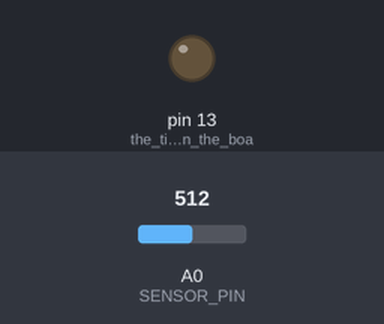
Bench run of a sketch on a simulated Arduino Uno, built with avr-gcc and run on an emulated ATmega328P. Shown: output pins drawn as LEDs (lit = HIGH). Inputs (shaded band) come from the test bench; at power-on: A0 (SENSOR_PIN) = 512. What the sketch prints to the serial monitor is not drawn.

Above: at 1.2 s.
1.3 s: A0 (SENSOR_PIN) set to 716
Timing chart, 0 to 4.3 s (numbered marks = the images above; inputs shaded):
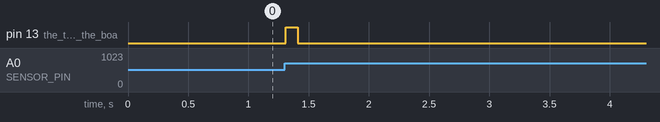

The sketch:

storry_light_sensor__1_.ino
```cpp
// Storry motion sensor (photoresistor)
// ---------------------------------------------------------------------------
// THE RULE:
//   Compare the newest light reading with each of the two readings before it.
//   If ANY of those differences is more than 15  -> MOTION    (the story continues).
//   If none of them is more than 15              -> NO motion (the story pauses).
//   (Exactly 15 apart still counts as no motion. It has to be over 15.)

const int SENSOR_PIN = A0;         // the pin the photoresistor circuit is wired to
const int MOTION_THRESHOLD = 15;   // a difference bigger than this many counts = motion
const int SAMPLE_MS = 50;          // wait between readings (50 ms = 20 readings a second)

int older = 0;     // the reading from two steps ago
int previous = 0;  // the reading from one step ago

void setup() {
  Serial.begin(9600);              // talk over USB at 9600 "baud". The app expects exactly this.
  pinMode(LED_BUILTIN, OUTPUT);    // the tiny light on the board (pin 13 on an Uno)

  // Start both "previous" readings equal to the first real reading,
  // so the sketch does not think there is motion when it powers on.
  int first = analogRead(SENSOR_PIN);
  older = first;
  previous = first;
}

void loop() {
  int current = analogRead(SENSOR_PIN);   // 0 (pitch dark) to 1023 (very bright)

  // How far is the newest reading from each of the last two readings?
  int changeFromPrevious = abs(current - previous);
  int changeFromOlder    = abs(current - older);

  // Motion means at least one of those changes is bigger than the threshold.
  bool moving = (changeFromPrevious > MOTION_THRESHOLD) || (changeFromOlder > MOTION_THRESHOLD);

  Serial.print(current);           // e.g. 512
  Serial.print(',');               // a comma
  Serial.println(moving ? 1 : 0);  // 1 = motion, 0 = no motion, then a new line

  // The tiny light on the board is ON while motion is detected. Handy for checking without a computer.
  digitalWrite(LED_BUILTIN, moving ? HIGH : LOW);

  // Shift the history along: what was "previous" is now "older".
  older = previous;
  previous = current;

  delay(SAMPLE_MS);
}
```

Measured:
- after the input at 1.3 s, pin 13 (the_tiny_light_on_the_boa): LOW → HIGH at once, → LOW 0.10 s later
